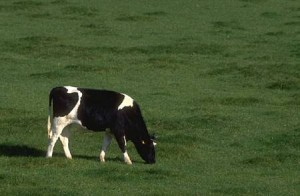
#> input picture w5/cow.jpg, 300 x 196 px
$ jupyter execute --allow-errors ' sicki_segmentation.ipynb'
#> lines starting #> are read from the running program, lines starting #| are printed output that depends on the picture
**CV2021 - week5**

**Contents**

  * [Eigenvectors feature descriptors](https://colab.research.google.com/drive/17kwt4Gt6cQKFA9Lv4H74D3KkBBjU0-Fl#scrollTo=qp0qfBSdhajv)
  * [Mean Shift Algorithm](https://colab.research.google.com/drive/17kwt4Gt6cQKFA9Lv4H74D3KkBBjU0-Fl#scrollTo=9dxtOO5K4THt)
  * [Mean Shift Image Segmentation](https://colab.research.google.com/drive/17kwt4Gt6cQKFA9Lv4H74D3KkBBjU0-Fl#scrollTo=fTkJVOLGnkeJ)
  * [EM Image segmentation](https://colab.research.google.com/drive/17kwt4Gt6cQKFA9Lv4H74D3KkBBjU0-Fl#scrollTo=GuhgQnEoQQRX&line=9&uniqifier=1)

**HOMEWORK**

 * **2x0.5bp** Using two different *Scikit* algorithms implementations, perform image segmantation in the *Lab* and *RGB* image space. Compare the results.

 * **1bp** Use the *KDTree*, as explained in *w4*, to speed up the *Mean Shift* algorithm. Compare the runtime against the resolution of the input image.

 * **1bp** Using *numpy* arrays and *python* provided data structures, implment the *k-means* clustering algorithm. Apply it as a segmentation method, in the *Lab* image space. Illustrate your results.

 * **1bp** Using *numpy* arrays and *python* provided data structures, implment the *DBSCAN* clustering algorithm. Write a *colab* demo describing the algorithm, along with your implementation.

2. **Mean Shift Algorithm**

Mean shift clustering aims to discover “blobs” in a smooth density of samples. It is a centroid-based algorithm, which works by updating candidates for centroids to be the mean of the points within a given region. These candidates are then filtered in a post-processing stage to eliminate near-duplicates to form the final set of centroids.

**References**

* [About k-means and Mean Shift](http://vision.stanford.edu/teaching/cs131_fall1617/lectures/lecture13_kmeans_mean_shift_cs131_2016)

* Dorin Comaniciu and Peter Meer, “Mean Shift: A robust approach toward feature space analysis”. IEEE Transactions on Pattern Analysis and Machine Intelligence. 2002. pp. 603-619.

* [Scikit MeanShift](https://scikit-learn.org/stable/modules/generated/sklearn.cluster.MeanShift.html)

[cell 1]
import matplotlib.pyplot as plt
import cv2 as cv
import matplotlib.pyplot as plt
import numpy as np


xs1 = 5  + 3 * (np.random.random((100, )) - 0.5)
ys1 = 2  + (np.random.random((100, )) - 0.5)

xs2 = 9  + 6 * (np.random.random((200, )) - 0.5)
ys2 = -3  + 8 * (np.random.random((200, )) - 0.5)

plt.scatter(xs1, ys1, marker="o", c='red')
plt.scatter(xs2, ys2, marker="+", c='blue')
plt.show()

Next, we should make an assumption about the particularities of the data we are trying to clusterize. More exactly, we will make a rough assumption about the position of the cluster centroid (it's position) and the *spread* (density) of the data characterizing each cluster.

[cell 2]
x1 = np.vstack((xs1, ys1))
x2 = np.vstack((xs2, ys2))
data = np.hstack((x1, x2))
print(data.shape)

m1 = np.array([[5], [1.5]])
r1 = 0.3
m2 = np.array([[7], [-6]])
r2 = 1

[cell 3]
def plot_clustering_state(data, means, radius, niter):
#> called with data = array of shape (2, 300), means = array of shape (2, 2), niter = 0
  plt.title("After {} iterations".format(niter))
  plt.scatter(data[0, :], data[1, :], marker="+", s=3, color='red')

  circles = []
  for i in range(means.shape[1]):
    circle1 = plt.Circle(means[:, i], radius[i], color='r', fill=False)
    circles.append(circle1)

  for circle in circles:
    plt.gca().add_patch(circle)

[cell 4]
means = np.hstack((m1, m2))
radius = [r1, r2]
plot_clustering_state(data, np.hstack((m1, m2)), [r1, r2], 0)

[cell 5]
# Now let's implement the mean shift procedure
means = np.hstack((m1, m2))
radius = [r1, r2]


def cluserize_mean_shift(data, mean_init, rad_init, maxiter):
#> called with data = array of shape (2, 300), mean_init = array of shape (2, 2), maxiter = 3
  niter = 0
  while niter < maxiter:
    # Find all datapoints in the local neighborhood
    for j in range(means.shape[1]):
      mean = means[:, j]
      local_points = []
      for i in range(data.shape[1]):
        diff = data[:, i] - mean
        if np.inner(diff, diff) < radius[j] ** 2:
          local_points.append(data[:, i])

      local_pts = np.array(local_points).T
      means[:, j] = local_pts.mean(axis=1)
    niter += 1
  plot_clustering_state(data, means, radius, niter)

[cell 6]
cluserize_mean_shift(data, mean_init=means, rad_init=radius, maxiter=3)

[cell 7]
cluserize_mean_shift(data, mean_init=means, rad_init=radius, maxiter=10)

[cell 8]
from sklearn.datasets import make_blobs
centers = np.array([[1, 1], [4, 8], [-2, 7]])
colors = ["red", "blue", "green"]
labels= ['o', '+', '*']

X, y = make_blobs(n_samples=1000, centers=centers, n_features=2, random_state=0)

x = X.T
for i in range(x.shape[1]):
  plt.scatter(x[0, i], x[1, i], marker=labels[y[i]], c=colors[y[i]])
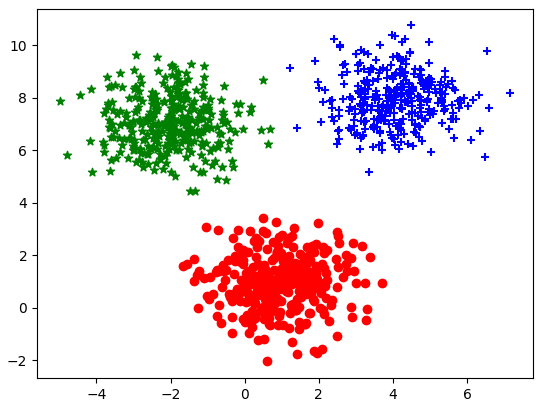
#> figure drawn by matplotlib, 1 panel

[cell 9]
m1 = np.array([[0], [-2.5]])
r1 = 1.5
m2 = np.array([[6], [6]])
r2 = 1.1
m3 = np.array([[-3.5], [6]])
r3 = 1.2

means = np.hstack((m1, m2, m3))
radius = [r1, r2, r3]
cluserize_mean_shift(x, mean_init=means, rad_init=radius, maxiter=0)

[cell 10]
cluserize_mean_shift(x, mean_init=means, rad_init=radius, maxiter=5)

[cell 11]
cluserize_mean_shift(x, mean_init=means, rad_init=radius, maxiter=50)
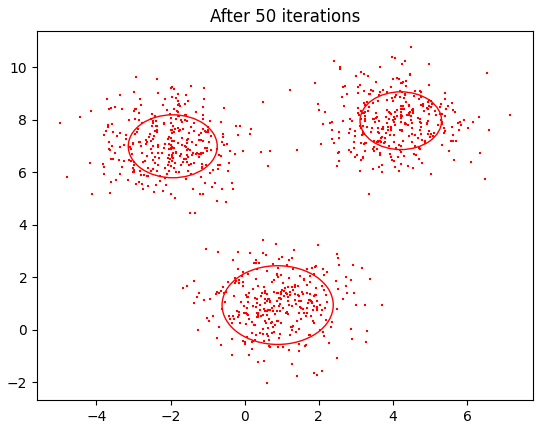
#> figure drawn by matplotlib, 1 panel

**Mean Shift image segmentation**

In this task, we are going to apply the **MeanShift** algorithm as an Image Segmentation solution. The segmentation aims labeling semantically correct uniform regions as clusters of pixels, in the image representation space.

[cell 12]
# this function is going to receive the vectorized Lab image
# the value of the pixel labeled
# the radius for the ball in Lab space used for MeanShift
def find_peak(img, x1, r):
  old_mean = np.zeros((3, 1))
  new_mean = x1.astype(np.float32)
  num_samples = img.shape[1]
  iter = 0

  while np.linalg.norm(new_mean - old_mean) > 1e-5 and iter < 10:
    iter += 1

    distances = np.zeros(num_samples)
    for j in range(num_samples):
      distances[j] = np.linalg.norm(img[:, j] - new_mean)

    neighbors_idx = np.argwhere(distances < r)

    neighbors = img[:, neighbors_idx].squeeze(-1) # img should be 3xnum_samples
    if neighbors.shape[1] > 0:
      old_mean = new_mean
      new_mean = neighbors.mean(axis=1)
    else:
      break

  return new_mean


def mean_shift_segmentation(img, radius):
  h, w, _ = img.shape
  img = img.astype(np.float32)
  arr_img = np.zeros((3, h * w))
  k = 0

  for i in range(h):
    for j in range(w):
      arr_img[:, k] = img[i, j, :].astype(np.float32)
      k += 1

  # segmentation map
  map = np.zeros((h, w))
  peaks = np.zeros((int(map[i, j]) - 1, h * w))
  k = 0
  for i in range(h):
    for j in range(w):

      peak = find_peak(arr_img, img[i, j, :], radius)
      already_in = 0

      # check the existing clusters before adding new ones
      if k > 0:
        for h in range(1, k+1):
          # check the balls corresponding to other clusters
          if np.linalg.norm(peak - peaks[:, h - 1]) < radius / 2:
            already_in = h
            break

        # check if the label was found
        if already_in == 0: # add a new label
          k += 1
          map[i, j] = k
          peaks[:, k - 1] = peak
          print((i, j), k, peak)
        else:
          print((i, j), already_in, peaks[:, already_in - 1])
          map[i, j] = already_in # use the found label

      else: # first cluster is to be logged
        k += 1
        map[i, j] = k
        peaks[:, k - 1] = peak
        print((i, j), k, peak)


  peaks = peaks[:, :k]
  return map, peaks


def visualize_segmentation_map(map):
  plt.rcParams['figure.figsize'] = [8, 4]
  plt.rcParams['figure.dpi'] = 200

  h, w = map.shape
  max_colors = int(map.max())
  colors = [np.random.randint(0, 255, size=(3,)).astype(np.uint8) for _ in range(max_colors)]
  output_image = np.zeros((h, w, 3), dtype=np.uint8)

  for i in range(int(h)):
    for j in range(int(w)):
      output_image[i, j, :] = colors[int(map[i, j]) - 1]

  plt.imshow(output_image)

[cell 13]
image_cow = cv.imread("cow.jpg")
#> image_cow is the input picture: shape (196, 300, 3); mean B, G, R 47.4, 84.9, 68
image_cow = cv.resize(image_cow, (100, 100))
#> image_cow: shape (100, 100, 3)
plt.imshow(image_cow)

[cell 14]
image_cow = cv.GaussianBlur(image_cow,(5, 5), 0)
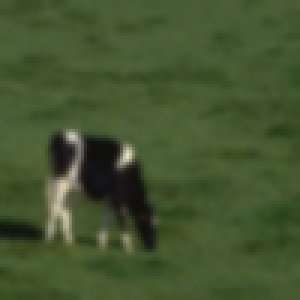
#> image_cow: shape (100, 100, 3) (shown 3 times larger); mean B, G, R 47.3, 84.8, 68
plt.imshow(image_cow)

[cell 15]
img_lab = cv.cvtColor(image_cow, cv.COLOR_BGR2LAB)
#> img_lab: shape (100, 100, 3); mean of channels 0, 1, 2 85.8, 114.1, 147.6
plt.imshow(img_lab)

#> (a cell that did not finish here is left out)

#> in mean_shift_segmentation, `img = img.astype(np.float32)`:
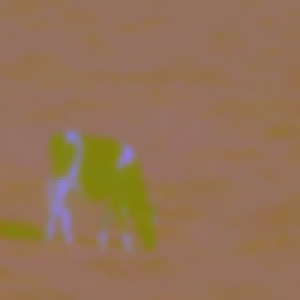
#> img: shape (100, 100, 3) float32 (shown 3 times larger); mean of channels 0, 1, 2 85.8, 114.1, 147.6; drawn as B, G, R
#> after the loop in mean_shift_segmentation, `for i in range(h):`: k = 10000

#> (a cell that did not finish here is left out)

## Spectral Clustering Image segmentation

[Source](https://scikit-learn.org/stable/auto_examples/cluster/plot_segmentation_toy.html)

[cell 18]
from sklearn.feature_extraction import image
from sklearn.cluster import spectral_clustering

[cell 19]
img = image_cow
img = cv.resize(img, (int(img.shape[1]/2),int(img.shape[0]/2)))
#> img: shape (50, 50, 3)
mask = img.astype(bool)
#> mask: shape (50, 50, 3) bool; every value is 1
graph = image.img_to_graph(img, mask=mask)

# Take a decreasing function of the gradient: we take it weakly
# dependent from the gradient the segmentation is close to a voronoi
graph.data = np.exp(-graph.data / graph.data.std())


labels = spectral_clustering(graph, n_clusters=4, eigen_solver='arpack')
#> labels = 7500 values, max 3 at index 0, min 0 at index 2893, mean 1.26
label_im = np.full(mask.shape, -1.)
label_im[mask] = labels
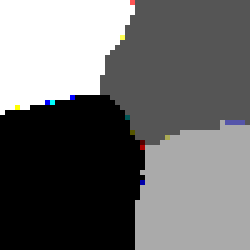
#> label_im: shape (50, 50, 3) float64 (shown 5 times larger); mean of channels 0, 1, 2 1.26, 1.26, 1.26; drawn with min black and max white
plt.matshow(img)
plt.matshow(label_im)
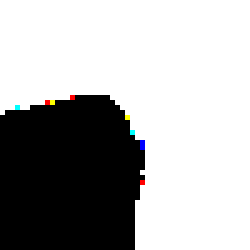
#> shown: shape (50, 50, 3) float64 (shown 5 times larger); mean R, G, B 0.678, 0.677, 0.677

[cell 20]
img = img_lab
img = cv.resize(img, (int(img.shape[1]/2),int(img.shape[0]/2)))
#> img: shape (50, 50, 3); mean of channels 0, 1, 2 85.9, 114.2, 147.8
mask = img.astype(bool)
graph = image.img_to_graph(img, mask=mask)

# Take a decreasing function of the gradient: we take it weakly
# dependent from the gradient the segmentation is close to a voronoi
graph.data = np.exp(-graph.data / graph.data.std())

# Force the solver to be arpack, since amg is numerically
# unstable on this example
labels = spectral_clustering(graph, n_clusters=3, eigen_solver='arpack')
#> labels = 7500 values, max 2 at index 3399, min 0 at index 51, mean 1.01
label_im = np.full(mask.shape, -1.)
label_im[mask] = labels
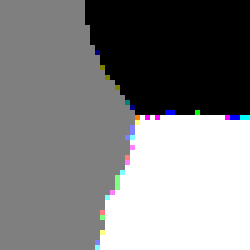
#> label_im: shape (50, 50, 3) float64 (shown 5 times larger); mean of channels 0, 1, 2 1.02, 1.01, 1.01; drawn with min black and max white
plt.matshow(img)
plt.matshow(label_im)
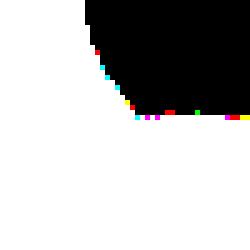
#> shown: shape (50, 50, 3) float64 (shown 5 times larger); mean R, G, B 0.73, 0.728, 0.728

## DBSCAN Image segmentation

[Source](https://stackoverflow.com/questions/40142835/image-not-segmenting-properly-using-dbscan)

[cell 21]
from sklearn.cluster import DBSCAN

[cell 22]
img = img_lab
feature_image=np.reshape(img, [-1, 3])
rows, cols, chs = img.shape
#> rows = 100; cols = 100; chs = 3

db = DBSCAN(eps=5, min_samples=50, metric = 'euclidean',algorithm ='auto')
db.fit(feature_image)
labels = db.labels_


plt.figure(2)
plt.subplot(2, 1, 1)
plt.imshow(img)
plt.axis('off')


plt.subplot(2, 1, 2)
plt.imshow(np.reshape(labels, [rows, cols]))
plt.axis('off')
plt.show()
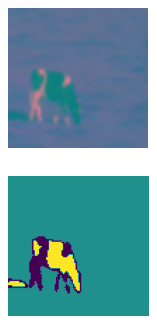
#> figure drawn by matplotlib, 2 panels

[cell 23]
img = image_cow
feature_image=np.reshape(img, [-1, 3])
rows, cols, chs = img.shape

db = DBSCAN(eps=5, min_samples=50, metric = 'euclidean',algorithm ='auto')
db.fit(feature_image)
labels = db.labels_

plt.figure(2)
plt.subplot(2, 1, 1)
plt.imshow(img)
plt.axis('off')


plt.subplot(2, 1, 2)
plt.imshow(np.reshape(labels, [rows, cols]))
plt.axis('off')
plt.show()
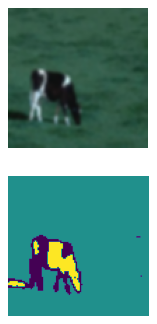
#> figure drawn by matplotlib, 2 panels; B, G, R data is drawn as R, G, B
